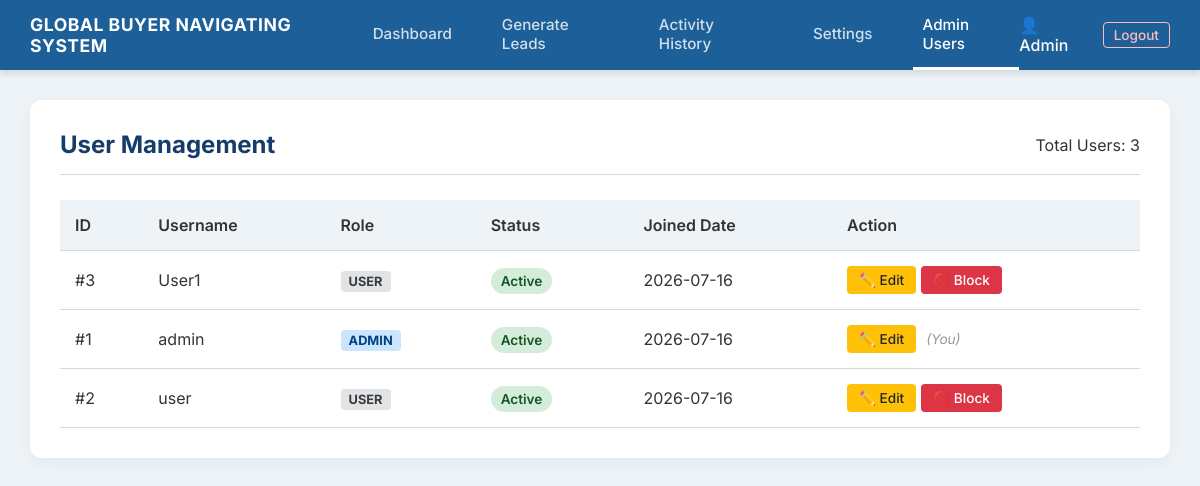
Page /admin/users (signed in) on the committed database.
### tables this page shows
CREATE TABLE users (
            id INTEGER PRIMARY KEY AUTOINCREMENT,
            username TEXT UNIQUE NOT NULL,
            email TEXT,
            password_hash TEXT NOT NULL,
            role TEXT DEFAULT 'user',
            is_blocked INTEGER DEFAULT 0,
            created_at TIMESTAMP DEFAULT CURRENT_TIMESTAMP
        , full_name TEXT DEFAULT '', sender_email TEXT DEFAULT '', company_name TEXT DEFAULT '', message_template TEXT, show_browser INTEGER DEFAULT 1, gemini_api_key TEXT DEFAULT '', ai_enabled INTEGER DEFAULT 0, ai_tone TEXT DEFAULT 'b2b_wholesale', ai_custom_prompt TEXT DEFAULT '', proxy_enabled INTEGER DEFAULT 0, proxy_list TEXT DEFAULT '');

### app.py (the view)
@app.route('/admin/users')
@login_required
@admin_required
def admin_users():
    conn = get_db_connection()
    cursor = conn.cursor()
    cursor.execute("SELECT id, username, role, is_blocked, created_at FROM users ORDER BY created_at DESC")
    users = cursor.fetchall()
    conn.close()
    return render_template('admin_users.html', users=users)

### app.py (called while the page is built)
def get_db_connection():
    return sqlite3.connect('database.db')

@login_manager.user_loader
def load_user(user_id):
    conn = None
    try:
        conn = get_db_connection()
        cursor = conn.cursor()
        cursor.execute("SELECT id, username, role, is_blocked, COALESCE(show_browser, 1) FROM users WHERE id = ?", (user_id,))
        row = cursor.fetchone()
        if row:
            return User(row[0], row[1], row[2], row[3], row[4])
    except Exception as e:
        print(f"Error loading user: {e}")
    finally:
        if conn:
            conn.close()
    return None

def admin_required(f):
    @wraps(f)
    def decorated_function(*args, **kwargs):
        if not current_user.is_authenticated or current_user.role != 'admin':
            flash("Administrator login required to access this area.", "error")
            return redirect(url_for('admin_login'))
        return f(*args, **kwargs)
    return decorated_function

### templates/admin_users.html (shortened to what this page needs)
{% extends "base.html" %}
{% block content %}
<div class="admin-container">
    <div class="admin-header">
        <h2>User Management</h2>
        <span>Total Users: {{ users|length }}</span>
    </div>
    <table class="users-table">
        <thead>
            <tr>
                <th>ID</th>
                <th>Username</th>
                <th>Role</th>
                <th>Status</th>
                <th>Joined Date</th>
                <th>Action</th>
            </tr>
        </thead>
        <tbody>
            {% for u in users %}
            <tr>
                <td>#{{ u[0] }}</td>
                <td>{{ u[1] }}</td>
                <td>
                    <span class="role-badge {% if u[2] == 'admin' %}role-admin{% endif %}">
                        {{ u[2] }}
                    </span>
                </td>
                <td>
                    {% if u[3] == 0 %}
                        <span class="status-badge status-active">Active</span>
                    {% else %}
                        <span class="status-badge status-blocked">Blocked</span>
                    {% endif %}
                </td>
                <td>{{ u[4][:10] if u[4] else 'N/A' }}</td>
                <td>
                    <div style="display: flex; gap: 5px; align-items: center;">
                        <a href="{{ url_for('edit_user', user_id=u[0]) }}" class="btn-sm" style="background-color: #ffc107; color: #212529; text-decoration: none;">✏️ Edit</a>
                        {% if u[0] != current_user.id|int %}
                            <form action="{{ url_for('toggle_block', user_id=u[0]) }}" method="POST" style="margin: 0;">
                                {% if u[3] == 0 %}
                                    <button type="submit" class="btn-sm btn-block" onclick="return confirm('Block this user?');">🚫 Block</button>
                                {% else %}
                                    <button type="submit" class="btn-sm btn-unblock">✅ Unblock</button>
                                {% endif %}
                            </form>
                        {% else %}
                            <span style="color: #999; font-size: 0.85rem; font-style: italic; margin-left: 5px;">(You)</span>
                        {% endif %}
                    </div>
                </td>
            </tr>
            {% else %}
            <tr>
                <td colspan="6" style="text-align: center; padding: 30px; color: #777;">No users found.</td>
            </tr>
            {% endfor %}
        </tbody>
    </table>
</div>
{% endblock %}

### templates/base.html (shortened to what this page needs)
<!DOCTYPE html>
<html lang="en">
<head>
</head>
<body>
    {% if current_user.is_authenticated %}
    <div class="topbar">
        <div class="topbar-logo">Global Buyer Navigating System</div>
        <div class="topbar-nav">
            <a href="{{ url_for('dashboard') }}" class="{% if request.endpoint == 'dashboard' or request.endpoint == 'admin_dashboard' or request.endpoint == 'user_dashboard' %}active{% endif %}">Dashboard</a>
            <a href="{{ url_for('generate_leads') }}" class="{% if request.endpoint == 'generate_leads' %}active{% endif %}">Generate Leads</a>
            <a href="{{ url_for('export_history') }}" class="{% if request.endpoint == 'export_history' %}active{% endif %}">Activity History</a>
            <a href="{{ url_for('settings') }}" class="{% if request.endpoint == 'settings' %}active{% endif %}">Settings</a>
            {% if current_user.role == 'admin' %}
            <a href="{{ url_for('admin_users') }}" class="{% if request.endpoint == 'admin_users' %}active{% endif %}">Admin Users</a>
            {% endif %}
        </div>
        <div class="topbar-profile">
            👤 {{ current_user.username | capitalize }}
            <a href="{{ url_for('logout') }}" class="logout-btn">Logout</a>
        </div>
    </div>
    {% endif %}
    <div class="main-container">
        {% block content %}{% endblock %}
    </div>
</body>
</html>

### templates/base.html (style rules this page uses)
:root { --primary-blue: #1c5f99; --dark-blue: #153c6a; --light-blue: #eef3f8; --accent-blue: #2a7acc; --text-dark: #333333; --text-gray: #666666; --white: #ffffff; --border-color: #d1d9e6; --success-green: #2ecc71; --pending-black: #2c3e50; }
* { margin: 0; padding: 0; box-sizing: border-box; font-family: 'Inter', sans-serif; }
body { background-color: var(--light-blue); color: var(--text-dark); min-height: 100vh; display: flex; flex-direction: column; }
.topbar { background-color: var(--primary-blue); color: var(--white); display: flex; align-items: center; justify-content: space-between; padding: 0 30px; height: 70px; box-shadow: 0 4px 6px rgba(0,0,0,0.1); }
.topbar-logo { font-size: 1.1rem; font-weight: 700; letter-spacing: 0.5px; text-transform: uppercase; }
.topbar-nav { display: flex; gap: 30px; height: 100%; }
.topbar-nav a { color: rgba(255, 255, 255, 0.8); text-decoration: none; font-weight: 500; font-size: 0.95rem; display: flex; align-items: center; padding: 0 10px; border-bottom: 3px solid transparent; transition: all 0.2s ease; }
.topbar-nav a:hover, .topbar-nav a.active { color: var(--white); border-bottom: 3px solid var(--white); }
.topbar-profile { display: flex; align-items: center; gap: 15px; font-weight: 500; }
.topbar-profile .logout-btn { color: #ffbaba; text-decoration: none; font-size: 0.85rem; border: 1px solid #ffbaba; padding: 4px 10px; border-radius: 4px; transition: 0.2s; }
.main-container { padding: 30px; flex: 1; max-width: 1400px; margin: 0 auto; width: 100%; }

### templates/admin_users.html (style rules this page uses)
.admin-container { background: var(--white); padding: 30px; border-radius: 12px; box-shadow: 0 4px 15px rgba(0,0,0,0.05); }
.admin-header { display: flex; justify-content: space-between; align-items: center; margin-bottom: 25px; padding-bottom: 15px; border-bottom: 1px solid var(--border-color); }
.admin-header h2 { color: var(--dark-blue); }
.users-table { width: 100%; border-collapse: collapse; }
.users-table th, .users-table td { padding: 15px; text-align: left; border-bottom: 1px solid var(--border-color); }
.users-table th { background-color: var(--light-blue); color: var(--text-dark); font-weight: 600; }
.status-badge { padding: 5px 10px; border-radius: 20px; font-size: 0.85rem; font-weight: 600; }
.status-active { background-color: #d4edda; color: #155724; }
.role-badge { background-color: #e2e3e5; color: #383d41; padding: 3px 8px; border-radius: 4px; font-size: 0.8rem; text-transform: uppercase; font-weight: bold; }
.role-admin { background-color: #cce5ff; color: #004085; }
.btn-sm { padding: 6px 12px; font-size: 0.85rem; border: none; border-radius: 4px; cursor: pointer; font-weight: 500; transition: 0.2s; }
.btn-block { background-color: #dc3545; color: white; }

### rows in the picture
users: username "Admin", id "1", username "admin", role "ADMIN", is_blocked "Active", created_at "2026-07-16", shows "(You)"
users: id "3", username "User1", role "USER", is_blocked "Active", created_at "2026-07-16"
users: id "2", username "user", role "USER", is_blocked "Active", created_at "2026-07-16"

### other values in the picture
{{ users|length }} "3"
